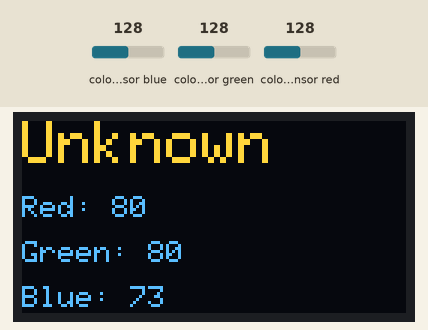
This sketch was run on a simulated Arduino Uno, built with avr-gcc and run on an emulated ATmega328P. Parts: 128×64 one-colour display. Wiring (inferred from the names in the program): TCS3200 colour sensor: output pin 5; S2 pin 4; S3 pin 6; S0 pin 7; S1 pin 8. The test bench sets the inputs (shaded band); at power-on: colour sensor red 128, colour sensor green 128, colour sensor blue 128. The OLED is the two-colour kind (top 16 rows yellow).

Above: at 2.86 s.
3.3 s: colour sensor red set to 5
At 4.5 s:
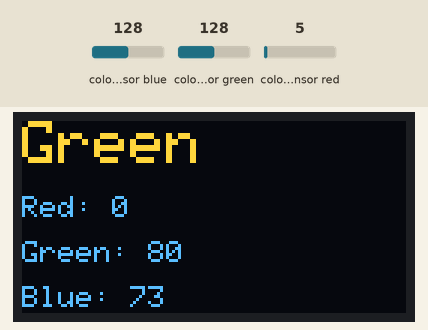
6.3 s: colour sensor red set to 191
At 7.61 s:
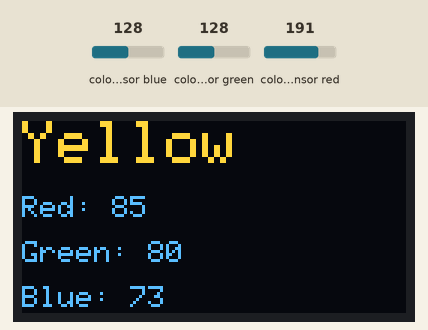
9.3 s: colour sensor green set to 5
At 9.95 s:
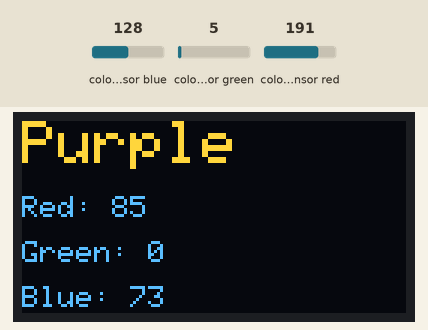
11.7 s: colour sensor blue set to 5
At 12.3 s:
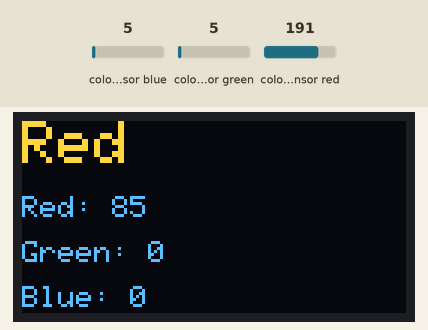
14.0 s: colour sensor red set to 42
At 14.8 s:
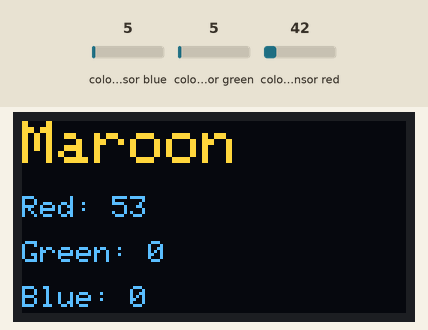
17.0 s: colour sensor blue set to 64
At 18.5 s:
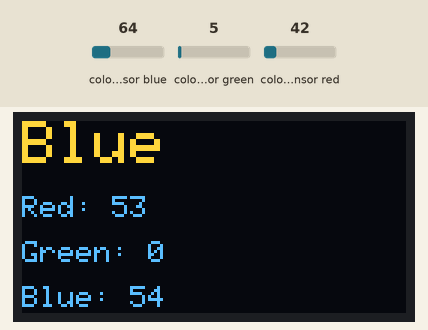
Timing chart, 0 to 20.0 s (numbered marks = the images above; inputs shaded):
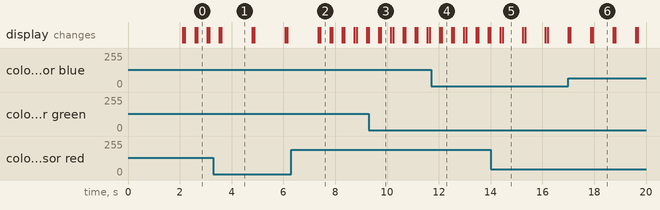

The sketch:

TCS3200andOLED7.ino
```cpp
//oled display
#include <Wire.h>
#include <Adafruit_GFX.h>
#include <Adafruit_SSD1306.h>

#define SCREEN_WIDTH 128 // OLED display width,  in pixels
#define SCREEN_HEIGHT 64 // OLED display height, in pixels

//On arduino UNO:       A4(SDA), A5(SCL)

#define OLED_RESET     -1 // Reset pin # (or -1 if sharing Arduino reset pin)
#define SCREEN_ADDRESS 0x3D //< See datasheet for Address; 0x3D for 128x64, 0x3C for 128x32
Adafruit_SSD1306 oled(SCREEN_WIDTH, SCREEN_HEIGHT, &Wire, OLED_RESET);

#define s0 7       //TCS3200 pins wiring
#define s1 8
#define s2 4
#define s3 6
#define out 5

#define MotorPinR 3 //motor transistor is connected to pin 3

short int data=0, Red=0, Green=0, Blue=0;
String strColor;
String strRed;
String strGreen;
String strBlue;
String str1;
String str2;
//short int Dur=0;

void setup(){
  oled.begin(SSD1306_SWITCHCAPVCC, 0x3C);

  delay(2000);         // wait for initializing
  oled.clearDisplay(); // clear display

  oled.setTextColor(WHITE);     // text color

  strColor=String("White");

  pinMode(s0,OUTPUT);    //pin modes
  pinMode(s1,OUTPUT);
  pinMode(s2,OUTPUT);
  pinMode(s3,OUTPUT);
  pinMode(out,INPUT);

  //Serial.begin(9600);   //intialize the serial monitor baud rate

  digitalWrite(s0,HIGH); //Putting S0/S1 on HIGH/HIGH levels means the output frequency scalling is at 100% (recommended)
  digitalWrite(s1,HIGH); //LOW/LOW is off HIGH/LOW is 20% and LOW/HIGH is  2%
}

void loop() {
  oled.clearDisplay(); // clear display
  digitalWrite(s2,LOW);        //S2/S3 levels define which set of photodiodes we are using LOW/LOW is for RED LOW/HIGH is for Blue and HIGH/HIGH is for green
  digitalWrite(s3,LOW);

  //Serial.print("Red value= ");
  GetData();                 //Executing GetData function to get the value
  data = map(data, 195, 0, 0, 255);
  percentageRGB();
  Red=data;
  strRed=String(Red);

  digitalWrite(s2,HIGH);
  digitalWrite(s3,HIGH);

  //Serial.print("Green value= ");
  GetData();
  data = map(data, 200, 0, 0, 255);
  percentageRGB();
  Green=data;
  strGreen=String(Green);

  digitalWrite(s2,LOW);
  digitalWrite(s3,HIGH);

  //Serial.print("Blue value= ");
  GetData();
  data = map(data, 150, 0, 0, 255);
  percentageRGB();
  Blue=data;
  strBlue=String(Blue);

  //Serial.println();
  //delay(2000);

  getColor();

  ToDisplay();

  VibrationMo(100-Red, MotorPinR);
}

void displayColor(){
  oled.setTextSize(2);          // text size
  oled.setCursor(0, 0);         // position to display
  oled.print(strColor);   // text to display
  oled.display();               // show on OLED
}

void displayRed(){
  oled.setTextSize(1);          // text size
  oled.setCursor(0, 25);        // position to display
  str1=String("Red: ");       // text to display
  str2=String(str1+strRed);
  oled.print(str2);
  oled.display();               // show on OLED
}

void displayGreen(){
  oled.setTextSize(1);          // text size
  oled.setCursor(0, 40);        // position to display
  str1=String("Green: ");       // text to display
  str2=String(str1+strGreen);
  oled.print(str2);
  oled.display();               // show on OLED
}

void displayBlue(){
  oled.setTextSize(1);          // text size
  oled.setCursor(0, 55);        // position to display
  str1=String("Blue: ");       // text to display
  str2=String(str1+strBlue);
  oled.print(str2);
  oled.display();
}

void getColor(){
  if (Red > 85 && Green > 85 && Blue > 85){
    strColor=String("White");
  }
  else if (Red < 20 && Green < 20 && Blue <20){
    strColor=String("Black");
  }
  else if (Red < 80 && Red > 70 && Green < 80 && Green > 70 && Blue < 80 && Blue > 70){
    strColor=String("Silver");
  }
  else if (Red < 55 && Red > 45 && Green < 60 && Green > 50 && Blue < 60 && Blue > 50){
    strColor=String("Grey");
  }
  else if (Red > Blue && Red > Green){
    RedSub();
  }
  else if (Green > Blue && Green > Red){
    GreenSub();
  }
  else if (Blue > Red && Blue > Green){
    BlueSub();
  }
  else{
    strColor=String("Unknown");
  }
}

void GetData(){
  data=pulseIn(out,LOW);       //here we wait until "out" go LOW, we start measuring the duration and stops when "out" is HIGH again
  Serial.print(data);          //it's a time duration measured, which is related to frequency as the sensor gives a frequency depending on the color
  Serial.print("\t");          //The higher the frequency the lower the duration
  delay(20);
}

void ToDisplay(){
  displayColor();
  displayRed();
  displayGreen();
  displayBlue();
}

void percentageRGB(){
  if (data<0){
    data=0;
  }
  else{
    data=data*100/255;
  }
}

void RedSub(){
  if (Red > 80 && Green > 70 && Green <80 && Blue > 80){
    strColor=String("Pink");
  }
  else if (Red > 75 && Green > 75){
    strColor=String("Yellow");
  }
  else if (Red > 60 && Green < 75 && Green > 50 && Blue < 65){
    strColor=String("Orange");
  }
  else if (Red > 70 && Blue > 65){
    strColor=String("Purple");
  }
  else if (Red < 55){
    strColor=String("Maroon");
  }
  else{
    strColor=String("Red");
  }
}

void GreenSub(){
  if (Green > 80 && Blue > 80){
    strColor=String("Aqua");
  }
  if (Red > 60 && Green > 60 && Green < 80){
    strColor=String("Olive");
  }
  else if (Green > 80){
    strColor=String("Lime");
  }
  else if (Green < 40){
    strColor=String("Dark Green");
  }
  else{
    strColor=String("Green");
  }
}

void BlueSub(){
  if (Green > 80 && Blue > 80){
    strColor=String("Aqua");
  }
  else if (Red > 75 && Blue > 75){
    strColor=String("Purple");
  }
  else if (Blue < 40){
    strColor=String("Navy");
  }
  else{
    strColor=String("Blue");
  }
}

int VibrationMo(int Dur, int MotorPin){
  if (Dur < 21){
    digitalWrite(MotorPin, HIGH);
    delay(2*100);
    digitalWrite(MotorPin, LOW);
    delay(100);
  }
  else if (Dur < 41){
    digitalWrite(MotorPin, HIGH);
    delay(4*100);
    digitalWrite(MotorPin, LOW);
    delay(100);
  }
  else if (Dur < 61){
    digitalWrite(MotorPin, HIGH);
    delay(6*100);
    digitalWrite(MotorPin, LOW);
    delay(100);
  }
  else if (Dur < 81){
    digitalWrite(MotorPin, HIGH);
    delay(8*100);
    digitalWrite(MotorPin, LOW);
    delay(100);
  }
  else {
    digitalWrite(MotorPin, HIGH);
    delay(10*100);
    digitalWrite(MotorPin, LOW);
    delay(100);
  }
}
```

Measured:
- after the input at 3.3 s, the display: first changes after 0.23 s (image 1 shows a later state)
- after the input at 6.3 s, the display: first changes after 1.0 s (image 2 shows a later state)
- after the input at 9.3 s, the display: first changes after 0.38 s (image 3 shows a later state)
- after the input at 11.7 s, the display: first changes after 0.33 s (image 4 shows a later state)
- after the input at 14.0 s, the display: first changes after 0.38 s (image 5 shows a later state)
- after the input at 17.0 s, the display: first differs from a run without the input after 0.86 s (image 6 shows a later state)
- what the display in image 1 shows lasts 1.2 s, from 3.6 s to 4.8 s
